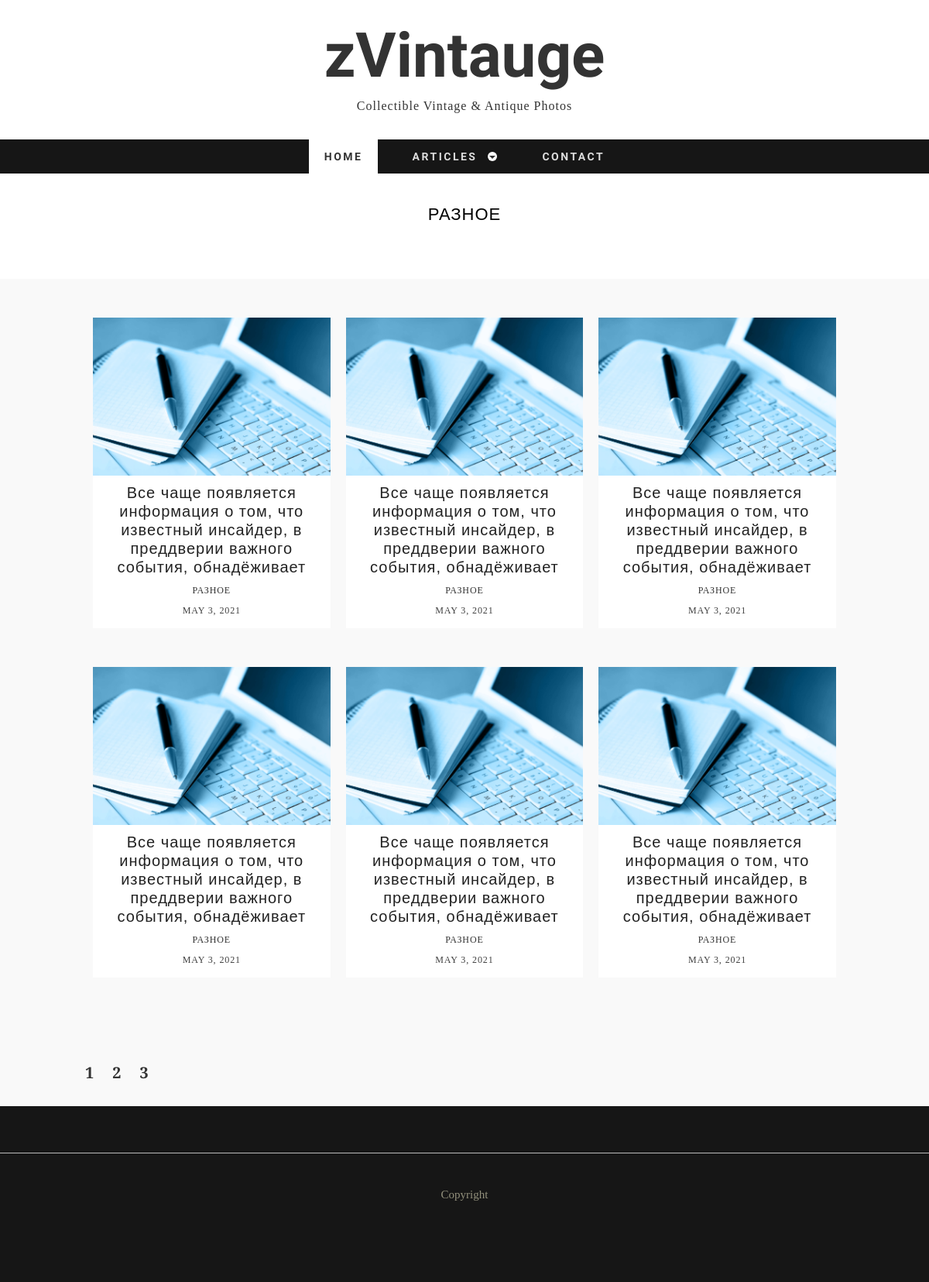
The app's page /articles/other, older data.
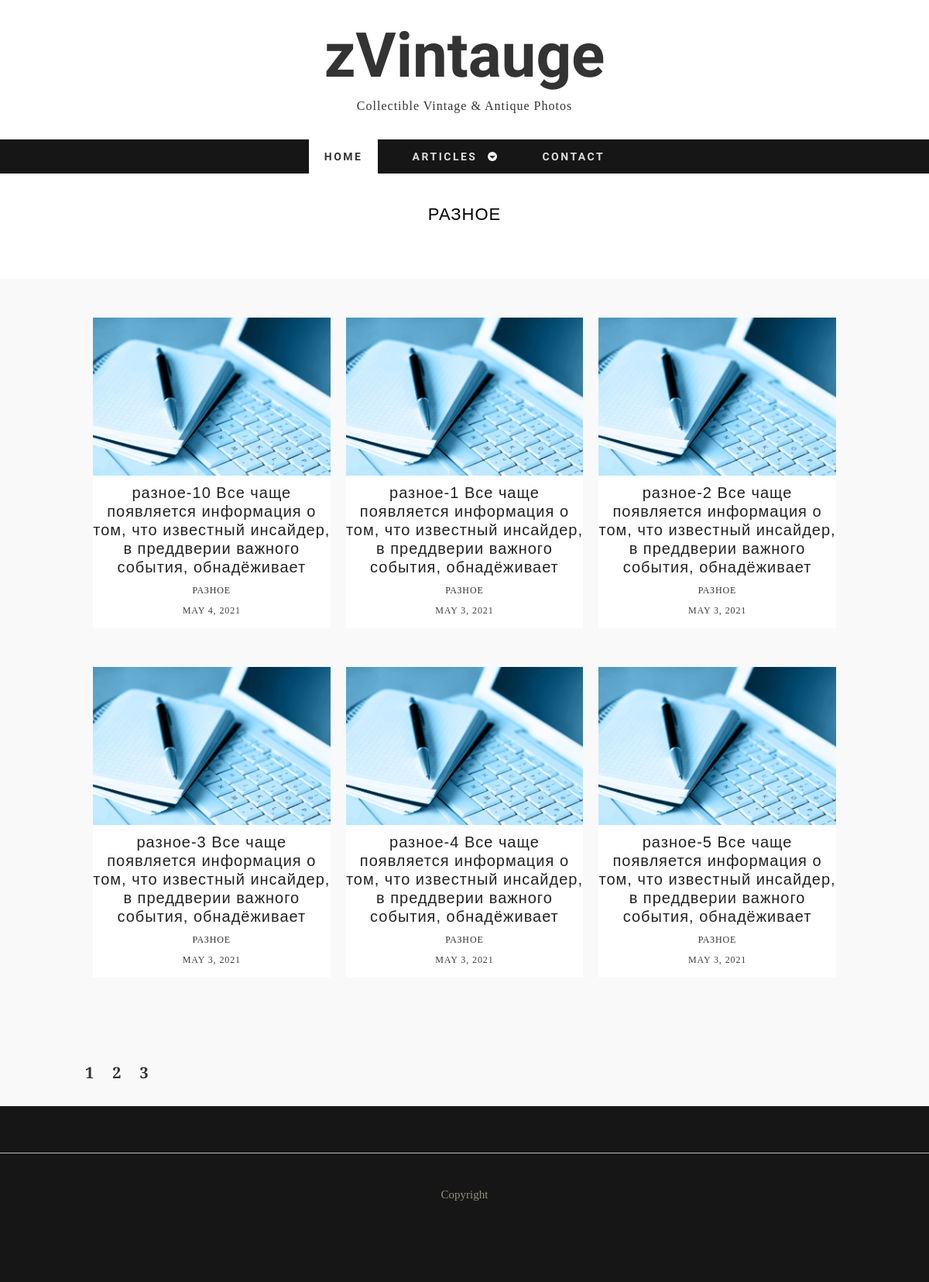
The same page, newer data.
### tables this page shows
CREATE TABLE `posts` (
  `ID` int(11) NOT NULL,
  `ACTIVE` tinyint(1) NOT NULL,
  `TITLE` varchar(255) NOT NULL,
  `CODE` varchar(255) NOT NULL,
  `CONTENT` text NOT NULL,
  `CATEGORY_ID` int(11) NOT NULL,
  `AUTHOR_ID` int(11) NOT NULL,
  `DATE` datetime NOT NULL
);

### classes/DB.php (called while the page is built, shortened)
<?php
class DB
{
    private static $host = 'localhost';
    private static $database = 'articles';
    private static $user = 'test';
    private static $password = 'test';
    protected static function query($query)
    {
        try {
            $dsn = "mysql:dbname=" . self::$database . ";host=" . self::$host;
            $dbh = new PDO($dsn, self::$user, self::$password);
            $dbh->exec("set names utf8");
            $dbh->setAttribute(PDO::ATTR_ERRMODE, PDO::ERRMODE_EXCEPTION);
        } catch (PDOException $e) {
            die ('Ошибка подключения:' . $e->getMessage());
        }
        $resQuery = [];
        foreach ($dbh->query($query, PDO::FETCH_ASSOC) as $row) {
            $resQuery[] = $row;
        }
        return $resQuery;
    }
}

### classes/categories.php (called while the page is built, shortened)
<?php
require_once $_SERVER["DOCUMENT_ROOT"] . '/classes/DB.php';
class Categories extends DB
{
    public static function getCategoriesList( array $arSelect, array $arFilter, array $arOrder, array $arLimit): array
    {
        $select = !empty($arSelect) ? implode(",", $arSelect) : '*';
        $sql = "SELECT {$select} FROM `categories`";
        if (!empty($arFilter)) {
            $filter = self::editParameters($arFilter, '=', " AND ", '\'');
            $sql .= " WHERE {$filter}";
        }
        $order = !empty($arOrder) ? self::editParameters($arOrder, ' ', ",") : 'ID ASC';
        $sql .= " ORDER BY {$order}";
        return self::query($sql);
    }
    private static function editParameters($arParam, $connector, $separator, $otherConnector = '')
    {
        $array = [];
        foreach ($arParam as $key => $value) {
            $array[] = $key . $connector . $otherConnector . $value . $otherConnector;
        }
        return implode($separator, $array);
    }
}

### controller/init.php (called while the page is built, shortened)
<?php
require_once $_SERVER["DOCUMENT_ROOT"] . '/classes/posts.php';
require_once $_SERVER["DOCUMENT_ROOT"] . '/classes/categories.php';
if (!empty($_REQUEST['category']) && empty($_REQUEST['idPost'])) {
    $arCategory = Categories::getCategoriesList(['ID', 'NAME'], ['CODE' => $_REQUEST['category']], [], []);
    $arCategory = $arCategory[0];
    $countPosts = Posts::countPosts(['CATEGORY_ID' => $arCategory['ID']]);
    $pages = ceil($countPosts['COUNT'] / 6);
    $arArticles = [];
    $offset = empty($_REQUEST['page']) || $_REQUEST['page'] == 1 ? 0 : ($_REQUEST['page'] - 1) * 6;
    $arPosts = Posts::getPostsList(['ID', 'ACTIVE', 'TITLE', 'CODE', 'CATEGORY_ID', 'DATE'], ['CATEGORY_ID' => $arCategory['ID']], ['DATE' => 'DESC'], ['limit' => 6, 'offset' => $offset]);
    foreach ($arPosts as $post) {
        if ($post['ACTIVE'] == true) {
            $post['CATEGORY_NAME'] = $arCategory['NAME'];
            $post['CATEGORY_CODE'] = $_REQUEST['category'];
            $arArticles[] = $post;
        }
    }
}

### classes/posts.php (called while the page is built, shortened)
<?php
    require_once $_SERVER["DOCUMENT_ROOT"] . '/classes/DB.php';
    class Posts extends DB
    {
        public static function getPostsList(array $arSelect, array $arFilter, array $arOrder, array $arLimit): array
        {
            $select = !empty($arSelect) ? implode(",", $arSelect) : '*';
            $sql = "SELECT {$select} FROM `posts`";
            if (!empty($arFilter)) {
                $filter = self::editParameters($arFilter, '=', " AND ", '\'');
                $sql .= " WHERE {$filter}";
            }
            $order = !empty($arOrder) ? self::editParameters($arOrder, ' ', ",") : 'ID ASC';
            $sql .= " ORDER BY {$order}";
            if (!empty($arLimit) && isset($arLimit['limit'])) {
                $sql .= " LIMIT {$arLimit['limit']} ";
                $sql .= isset($arLimit['offset']) ? " OFFSET {$arLimit['offset']} " : "";
            }
            return self::query($sql);
        }
        public static function countPosts($arFilter=[])
        {
            $sql ="SELECT count(*) as COUNT FROM posts";
            if (!empty($arFilter)) {
                $filter = self::editParameters($arFilter, '=', " AND ", '\'');
                $sql.= " WHERE {$filter}";
            }
            return self::query($sql)[0];
        }
        private static function editParameters($arParam, $connector, $separator, $otherConnector = '')
        {
            $array = [];
            foreach ($arParam as $key => $value) {
                $array[] = $key . $connector . $otherConnector . $value . $otherConnector;
            }
            return implode($separator, $array);
        }
    }

### articles/section.php (the view, shortened to what the changed rows need)
<?php
    require_once $_SERVER["DOCUMENT_ROOT"] . '/controller/init.php';
    require_once $_SERVER["DOCUMENT_ROOT"] . '/includes/header.php';
    ?>
    <div id="container">
        <div class="wrap-container">
            <section class="content-box box-1">
                <div class="zerogrid">
                    <div class="wrap-box">
                        <div class="box-header">
                            <h2><?=ucfirst($arCategory['NAME'])?></h2>
                        </div>
                    </div>
                </div>
            </section>
        </div>
    </div>
    <div id="container">
        <div class="wrap-container">
            <section class="content-box box-style-1 box-2">
                <div class="zerogrid">
                    <div class="wrap-box">
                        <div class="row">
                            <?php if(!empty($arArticles)):
                                foreach ($arArticles as $article):?>
                                    <div class="col-1-3">
                                        <div class="wrap-col">
                                            <article>
                                                <div class="post-thumbnail-wrap">
                                                    <a href="/articles/<?= $article['CATEGORY_CODE'] ?>/<?= $article['ID'] ?>" class="portfolio-box">
                                                        <img src="/images/stati.jpg" alt="">
                                                    </a>
                                                </div>
                                                <div class="entry-header ">
                                                    <h3 class="entry-title"><?= $article['TITLE'] ?></h3>
                                                    <div class="l-tags"><a href="/articles/<?= $article['CATEGORY_CODE'] ?>"><?= $article['CATEGORY_NAME'] ?></a>
                                                    </div>
                                                    <div class="l-tags"><?= date('F j, Y', strtotime($article['DATE'])); ?>
                                                    </div>
                                                </div>
                                            </article>
                                        </div>
                                    </div>
                                <?php endforeach;
                            endif; ?>
                        </div>
                    </div>
                    <div class="pages">
                        <?php if(isset($pages)):
                            for($i=1;$i<=$pages; $i++): ?>
                                <a href="/articles/<?= $article['CATEGORY_CODE'] ?>?page=<?= $i ?>"><?= $i ?></a>
                            <?php endfor;
                        endif; ?>
                    </div>
                </div>
            </section>
        </div>
    </div>
<?php
    require_once $_SERVER["DOCUMENT_ROOT"] . '/includes/footer.php';
?>

Row changes from the older to the newer data that the page shows:
no longer on this page (row edited): posts: TITLE "Все чаще появляется информация о том, что известный инсайдер, в преддверии важного события, обнадёживает", CATEGORY_NAME "РАЗНОЕ", DATE "MAY 3, 2021"
now on this page (row edited): posts: TITLE "разное-10 Все чаще появляется информация о том, что известный инсайдер, в преддверии важного события, обнадёживает", CATEGORY_NAME "РАЗНОЕ", DATE "MAY 4, 2021"
changed posts: TITLE "Все чаще появляется информация о том, что известный инсайдер, в преддверии важного события, обнадёживает" → "разное-1 Все чаще появляется информация о том, что известный инсайдер, в преддверии важного события, обнадёживает"
changed posts: TITLE "Все чаще появляется информация о том, что известный инсайдер, в преддверии важного события, обнадёживает" → "разное-2 Все чаще появляется информация о том, что известный инсайдер, в преддверии важного события, обнадёживает"
changed posts: TITLE "Все чаще появляется информация о том, что известный инсайдер, в преддверии важного события, обнадёживает" → "разное-3 Все чаще появляется информация о том, что известный инсайдер, в преддверии важного события, обнадёживает"
changed posts: TITLE "Все чаще появляется информация о том, что известный инсайдер, в преддверии важного события, обнадёживает" → "разное-4 Все чаще появляется информация о том, что известный инсайдер, в преддверии важного события, обнадёживает"
changed posts: TITLE "Все чаще появляется информация о том, что известный инсайдер, в преддверии важного события, обнадёживает" → "разное-5 Все чаще появляется информация о том, что известный инсайдер, в преддверии важного события, обнадёживает"
